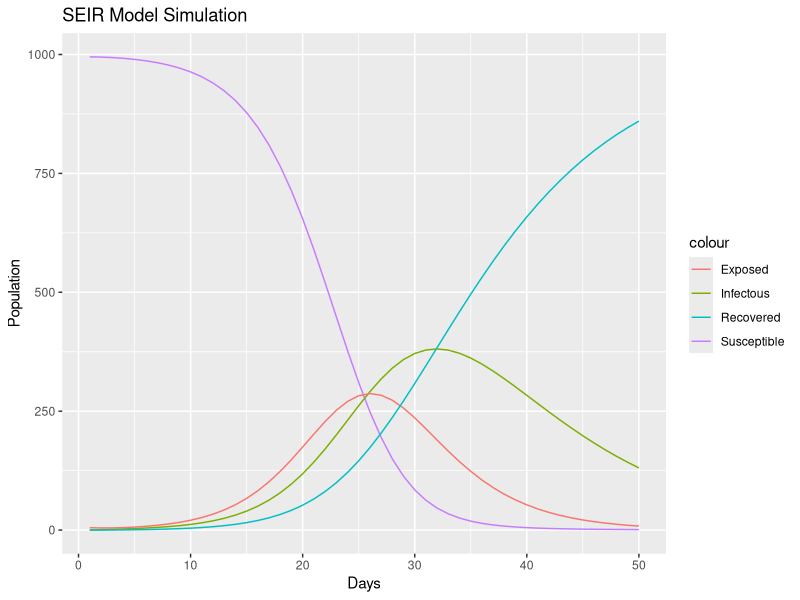

Recreate this plot in R.
## ---- chunk 1
initial_conditions <- c(S=995, E=5, I=0, R=0)

initial_conditions
## ---- chunk 2
parameters <- c( beta=0.8, sigma=0.2, gamma=0.1, N= 1000)
parameters

## ---- chunk 3
seir_model <- function(time, state, parameters){
   with(as.list(c(state,parameters)), {
     dS <- -beta * S * I / N
     dE <- beta * S * I / N - sigma * E
     dI <- sigma * E  - gamma * I
     dR <- gamma * I
     
  list(c(dS,dE,dI,dR))
  })
}
## ---- chunk 4
library(deSolve)
time <- seq(1, 50, by=1)
seir_out <- ode(
  # inital state
  y = initial_conditions,
  # sequence of time points
  times = time,
  # model function
  func = seir_model, 
  # parameters in the model
  parms = parameters
)
## ---- chunk 5

seir_outsf <- as.data.frame(seir_out)
seir_outsf
## ---- chunk 6
library(ggplot2)
seir_plot <- ggplot(seir_outsf, aes(x=time)) +
  geom_line(aes(y= S, color ="Susceptible"))+
  geom_line(aes(y=I, color ="Infectous"))+
  geom_line(aes(y=E, color= "Exposed"))+
  geom_line(aes(y=R, color = "Recovered")) +
  labs(title = "SEIR Model Simulation", x = "Days", y = "Population") 
  
seir_plot 
